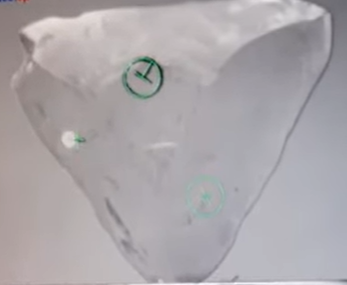
#> input picture 11.png, 347 x 285 px
$ python temp.py   (older library calls are emulated)
#> lines starting #> are read from the running program, lines starting #| are printed output that depends on the picture; after the words box and inside, x2 and y2 are one past the last pixel; in counts of white or black regions, pixels touching at a corner belong together
import cv2

# Read the original image
img = cv2.imread('11.png')
#> img is the input picture: shape (285, 347, 3); mean B, G, R 170.3, 166.9, 171.6
# Display original image
cv2.imshow('Original', img)
cv2.waitKey(0)

# Convert to graycsale
img_gray = cv2.cvtColor(img, cv2.COLOR_BGR2GRAY)
# Blur the image for better edge detection
img_blur = cv2.GaussianBlur(img_gray, (5, 5), 1.2)

# Sobel Edge Detection
sobelx = cv2.Sobel(src=img_blur, ddepth=cv2.CV_64F, dx=1, dy=0, ksize=1)  # Sobel Edge Detection on the X axis
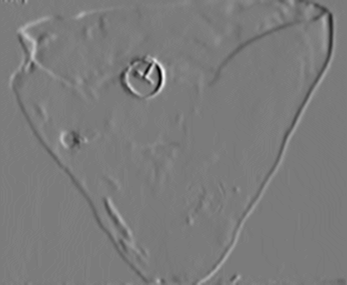
#> sobelx: shape (285, 347) float64; min -53, max 56, mean 0; drawn with min black and max white
sobely = cv2.Sobel(src=img_blur, ddepth=cv2.CV_64F, dx=0, dy=1, ksize=1)  # Sobel Edge Detection on the Y axis
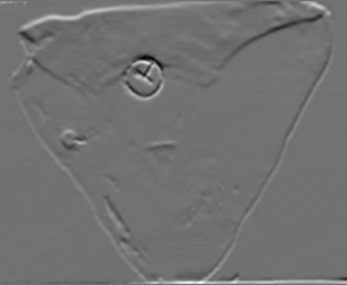
#> sobely: shape (285, 347) float64; min -51, max 64, mean 0.4; drawn with min black and max white
sobelxy = cv2.Sobel(src=img_blur, ddepth=cv2.CV_64F, dx=1, dy=1, ksize=1)  # Combined X and Y Sobel Edge Detection
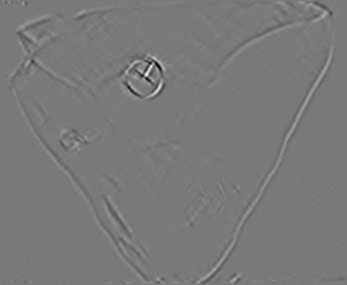
#> sobelxy: shape (285, 347) float64; min -44, max 48, mean 0; drawn with min black and max white
# [12 lines of commented-out code are left out]


edges = cv2.Canny(image=img_blur, threshold1=18, threshold2=31)  # Canny Edge Detection
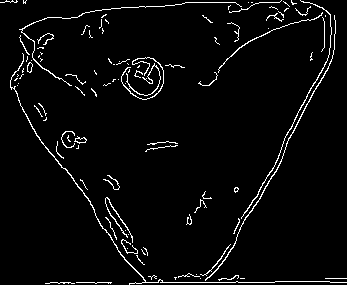
#> edges: shape (285, 347); 3.7% white in thin lines or dots


# [27 lines of commented-out code are left out]


arLeft=[]

for x in range(1, edges.shape[0], 1) :

    for y in range(1, edges.shape[1], 1) :
        if edges[x][y] == 255 :
            arLeft.append([x,y])


tempx=0
criticalLeft =[]
criticalRight=[]
pre=arLeft[0]
#> pre = [1, 5]

for val in arLeft:

  if(val[0]!= tempx):
      tempx=val[0]
      criticalLeft.append(val)

  if(val[0] ==pre[0]) :
      pre=val
  else:
      criticalRight.append(pre)
      pre=val
#> after the loop, tempx = 284

criticalRight.append(arLeft[len(arLeft)-1])

for val in criticalLeft:
    edges[val[0]][val[1]] =10
    edges[val[0]][val[1]+1] = 10
    edges[val[0]][val[1]+2] = 10
    edges[val[0]][val[1]+3] = 10
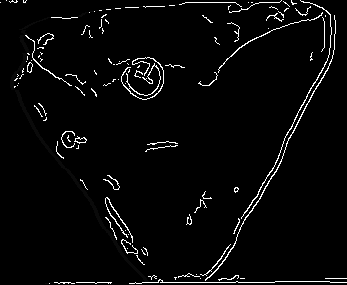
#> edges: shape (285, 347); 1.15% of pixels changed, all inside (x1, y1, x2, y2) = (1, 1, 179, 285)

for val in criticalRight:
    edges[val[0]][val[1]] =10
    edges[val[0]][val[1]-1] = 10
    edges[val[0]][val[1]-2] = 10
    edges[val[0]][val[1]-3] = 10
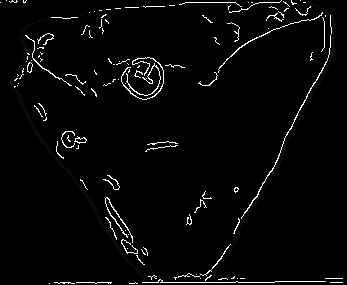
#> edges: shape (285, 347); 1.15% of pixels changed, all inside (x1, y1, x2, y2) = (126, 1, 347, 285)


cv2.imshow('Canny Edge Detection', edges)

cv2.waitKey(0)

cv2.destroyAllWindows()

$ run again, with full.png copied over 11.png
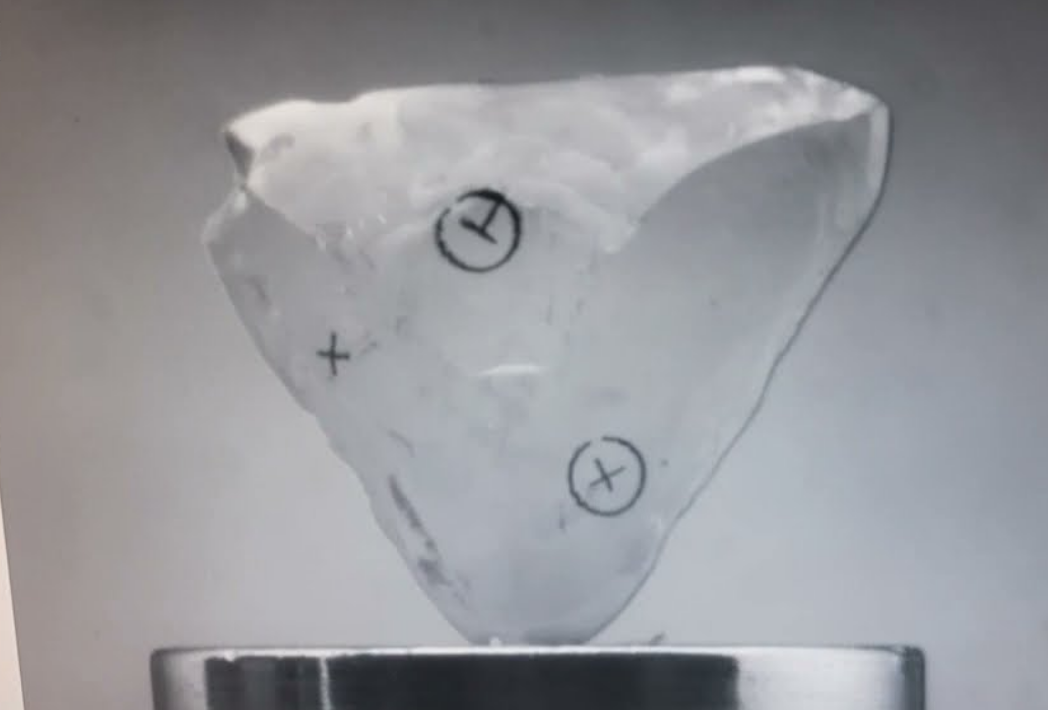
#> input picture full.png, 1048 x 710 px
#> img is the input picture: shape (710, 1048, 3); mean B, G, R 154.8, 150.7, 149.8
#> after the loop `for val in criticalLeft:`:
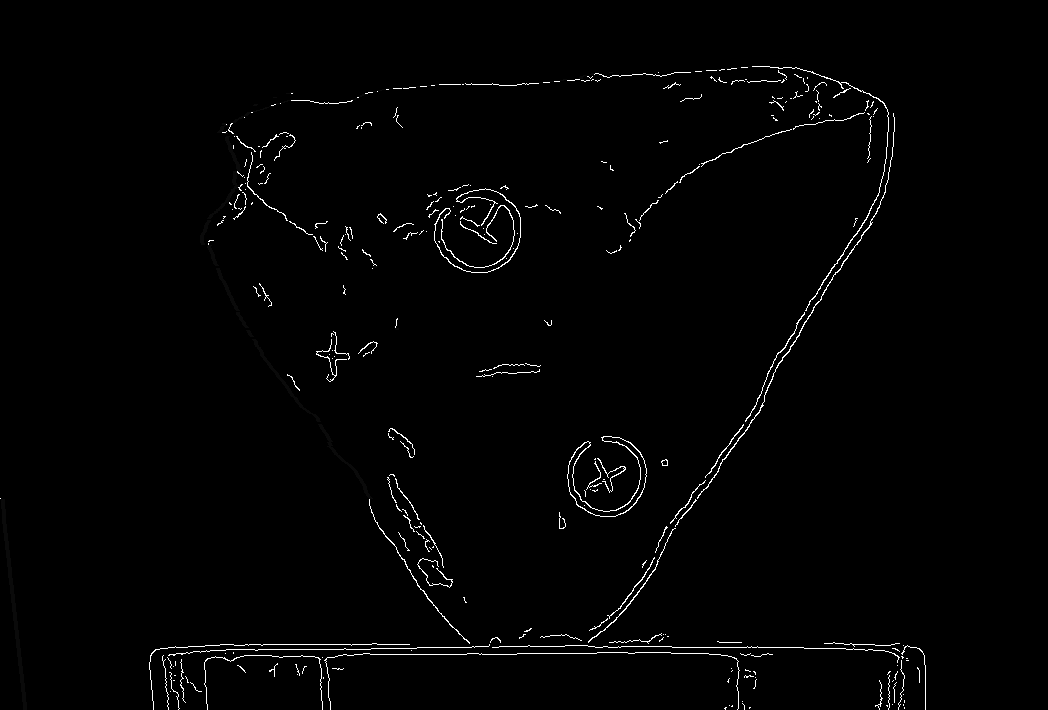
#> edges: shape (710, 1048); min 0, max 255, mean 3.2
#> after the loop `for val in criticalRight:`:
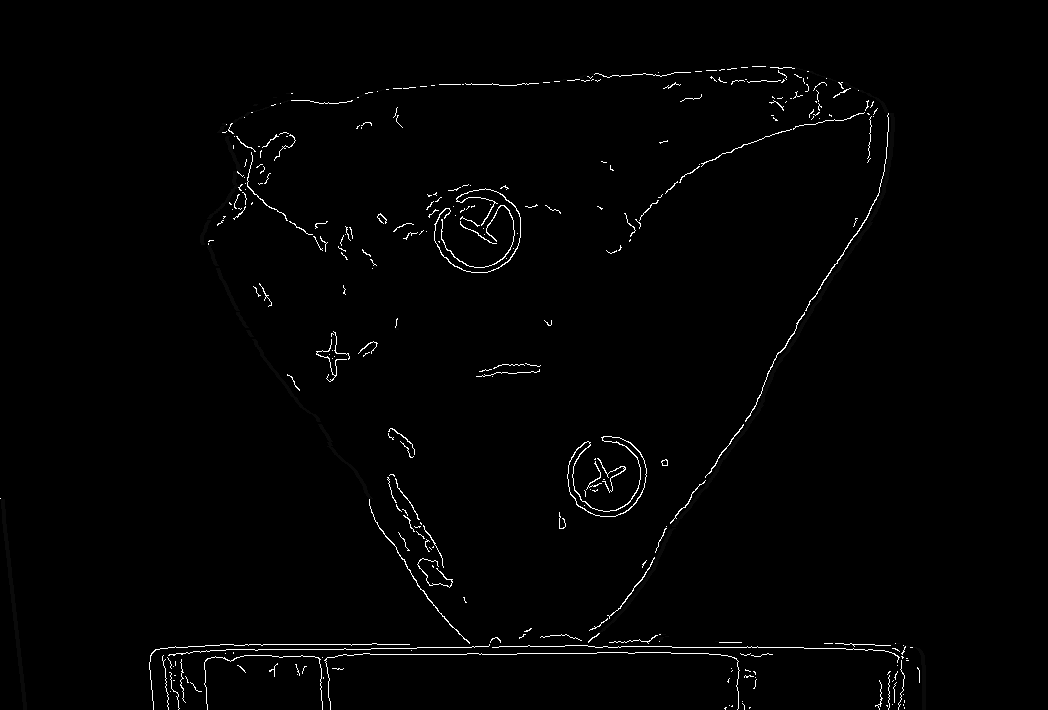
#> edges: shape (710, 1048); 0.35% of pixels changed, all inside (x1, y1, x2, y2) = (597, 66, 926, 710)
